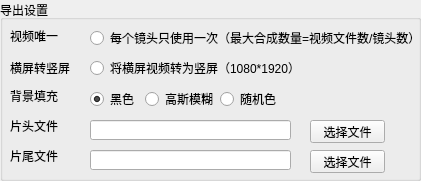
    <widget class="QGroupBox" name="groupBox_7">
     <property name="geometry">
      <rect>
       <x>440</x>
       <y>530</y>
       <width>421</width>
       <height>181</height>
      </rect>
     </property>
     <property name="title">
      <string>导出设置</string>
     </property>
     <widget class="QLabel" name="label_39">
      <property name="geometry">
       <rect>
        <x>10</x>
        <y>30</y>
        <width>54</width>
        <height>12</height>
       </rect>
      </property>
      <property name="text">
       <string>视频唯一</string>
      </property>
     </widget>
     <widget class="QLabel" name="label_40">
      <property name="geometry">
       <rect>
        <x>10</x>
        <y>60</y>
        <width>71</width>
        <height>16</height>
       </rect>
      </property>
      <property name="text">
       <string>横屏转竖屏</string>
      </property>
     </widget>
     <widget class="QLabel" name="label_41">
      <property name="geometry">
       <rect>
        <x>10</x>
        <y>90</y>
        <width>54</width>
        <height>12</height>
       </rect>
      </property>
      <property name="text">
       <string>背景填充</string>
      </property>
     </widget>
     <widget class="QLabel" name="label_42">
      <property name="geometry">
       <rect>
        <x>10</x>
        <y>120</y>
        <width>54</width>
        <height>12</height>
       </rect>
      </property>
      <property name="text">
       <string>片头文件</string>
      </property>
     </widget>
     <widget class="QLabel" name="label_43">
      <property name="geometry">
       <rect>
        <x>10</x>
        <y>150</y>
        <width>54</width>
        <height>12</height>
       </rect>
      </property>
      <property name="text">
       <string>片尾文件</string>
      </property>
     </widget>
     <widget class="QRadioButton" name="radioButton_4">
      <property name="geometry">
       <rect>
        <x>90</x>
        <y>30</y>
        <width>351</width>
        <height>16</height>
       </rect>
      </property>
      <property name="text">
       <string>每个镜头只使用一次（最大合成数量=视频文件数/镜头数）</string>
      </property>
     </widget>
     <widget class="QRadioButton" name="radioButton_5">
      <property name="geometry">
       <rect>
        <x>90</x>
        <y>60</y>
        <width>221</width>
        <height>16</height>
       </rect>
      </property>
      <property name="text">
       <string>将横屏视频转为竖屏（1080*1920）</string>
      </property>
     </widget>
     <widget class="QWidget" name="layoutWidget">
      <property name="geometry">
       <rect>
        <x>90</x>
        <y>90</y>
        <width>191</width>
        <height>18</height>
       </rect>
      </property>
      <layout class="QHBoxLayout" name="horizontalLayout">
       <item>
        <widget class="QRadioButton" name="radioButton_6">
         <property name="text">
          <string>黑色</string>
         </property>
         <property name="checked">
          <bool>true</bool>
         </property>
        </widget>
       </item>
       <item>
        <widget class="QRadioButton" name="radioButton_8">
         <property name="text">
          <string>高斯模糊</string>
         </property>
        </widget>
       </item>
       <item>
        <widget class="QRadioButton" name="radioButton_7">
         <property name="text">
          <string>随机色</string>
         </property>
         <property name="checked">
          <bool>false</bool>
         </property>
        </widget>
       </item>
      </layout>
      <zorder>radioButton_7</zorder>
      <zorder>radioButton_6</zorder>
      <zorder>radioButton_8</zorder>
     </widget>
     <widget class="QLineEdit" name="lineEdit_19">
      <property name="geometry">
       <rect>
        <x>90</x>
        <y>120</y>
        <width>201</width>
        <height>20</height>
       </rect>
      </property>
      <property name="focusPolicy">
       <enum>Qt::NoFocus</enum>
      </property>
     </widget>
     <widget class="QLineEdit" name="lineEdit_20">
      <property name="geometry">
       <rect>
        <x>90</x>
        <y>150</y>
        <width>201</width>
        <height>20</height>
       </rect>
      </property>
      <property name="focusPolicy">
       <enum>Qt::NoFocus</enum>
      </property>
     </widget>
     <widget class="QPushButton" name="pushButton_7">
      <property name="geometry">
       <rect>
        <x>310</x>
        <y>120</y>
        <width>75</width>
        <height>23</height>
       </rect>
      </property>
      <property name="text">
       <string>选择文件</string>
      </property>
     </widget>
     <widget class="QPushButton" name="pushButton_8">
      <property name="geometry">
       <rect>
        <x>310</x>
        <y>150</y>
        <width>75</width>
        <height>23</height>
       </rect>
      </property>
      <property name="text">
       <string>选择文件</string>
      </property>
     </widget>
    </widget>
